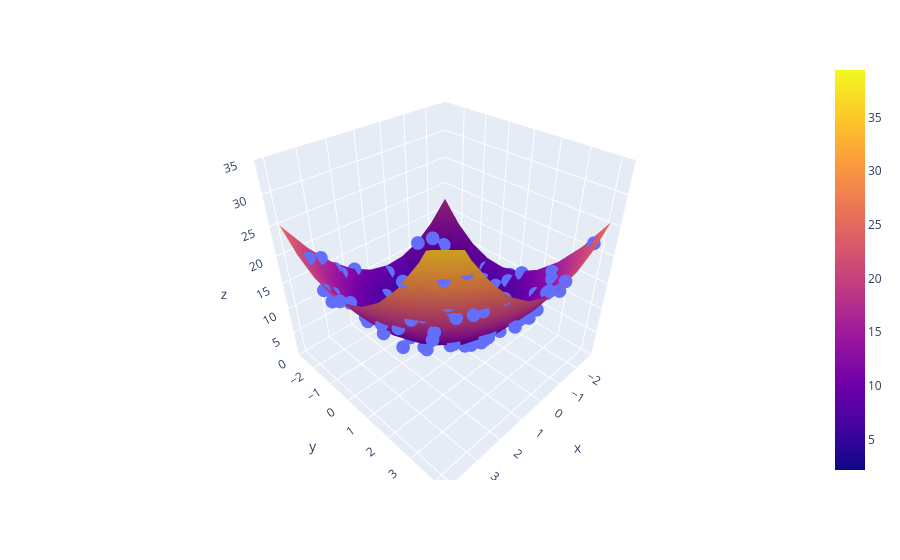

This figure's notebook cell:
### Code cell
fig = px.scatter_3d(df, x=x.ravel(), y=y.ravel(), z=z.ravel())
fig.add_trace(go.Surface(x=x_input, y=y_input, z=z_final_poly))
fig.update_layout(scene=dict(zaxis=dict(range=[0,35])))
fig.show()
